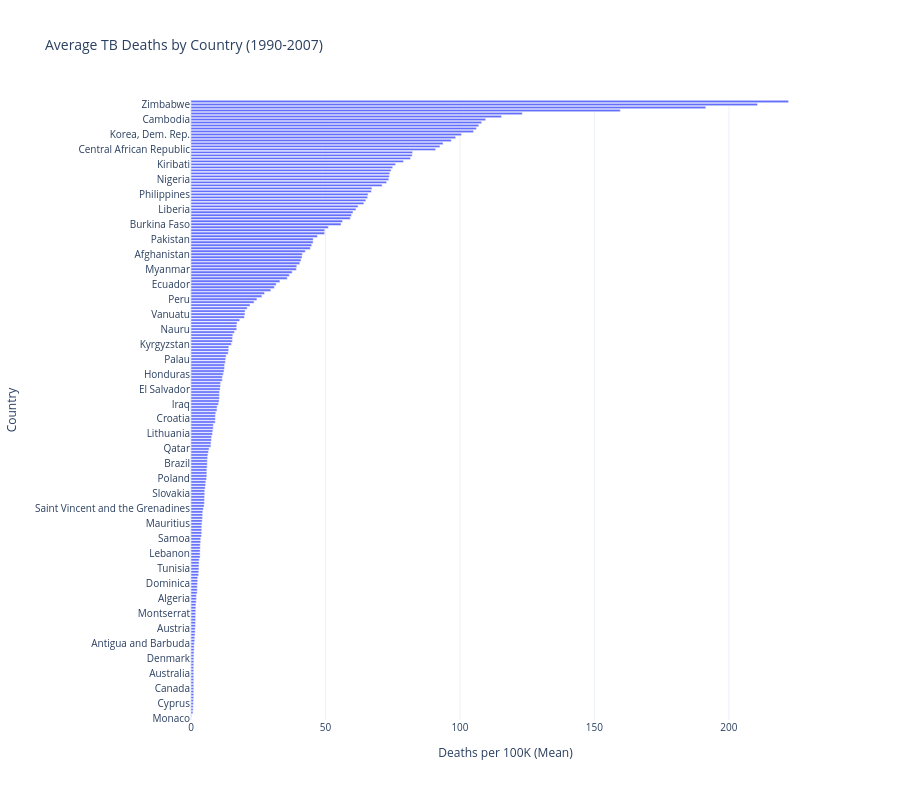

Notebook code cell kept with this figure:
### Code cell
deaths_by_country_mean = deaths.mean()
deaths_sorted = deaths_by_country_mean.sort_values()
deaths_bar_df = pd.DataFrame({
    'Country': deaths_sorted.index,
    'Deaths per 100K (Mean)': deaths_sorted.values
})

fig = px.bar(
    deaths_bar_df,
    x='Deaths per 100K (Mean)',
    y='Country',
    title='Average TB Deaths by Country (1990-2007)',
    orientation='h',
    height=800
)

fig.update_layout(
    hovermode='closest',
    template='plotly_white',
    font=dict(size=10)
)

fig.show()

### Figure 1 — Plotly figure (JSON) as saved in the notebook; plotly's stock layout.template omitted (floating-point values rounded to 4 significant figures; data arrays with more than 128 entries replaced by an {"elided": "..."} marker saying what was removed)
{"data": [{"hovertemplate": "Deaths per 100K (Mean)=%{x}<br>Country=%{y}<extra></extra>", "legendgroup": "", "marker": {"color": "#636efa", "pattern": {"shape": ""}}, "name": "", "orientation": "h", "showlegend": false, "textposition": "auto", "type": "bar", "x": {"elided": "207 float values"}, "xaxis": "x", "y": {"elided": "207 str values"}, "yaxis": "y"}], "layout": {"barmode": "relative", "font": {"size": 10}, "height": 800, "hovermode": "closest", "legend": {"tracegroupgap": 0}, "title": {"text": "Average TB Deaths by Country (1990-2007)"}, "xaxis": {"anchor": "y", "domain": [0, 1], "title": {"text": "Deaths per 100K (Mean)"}}, "yaxis": {"anchor": "x", "domain": [0, 1], "title": {"text": "Country"}}}}
